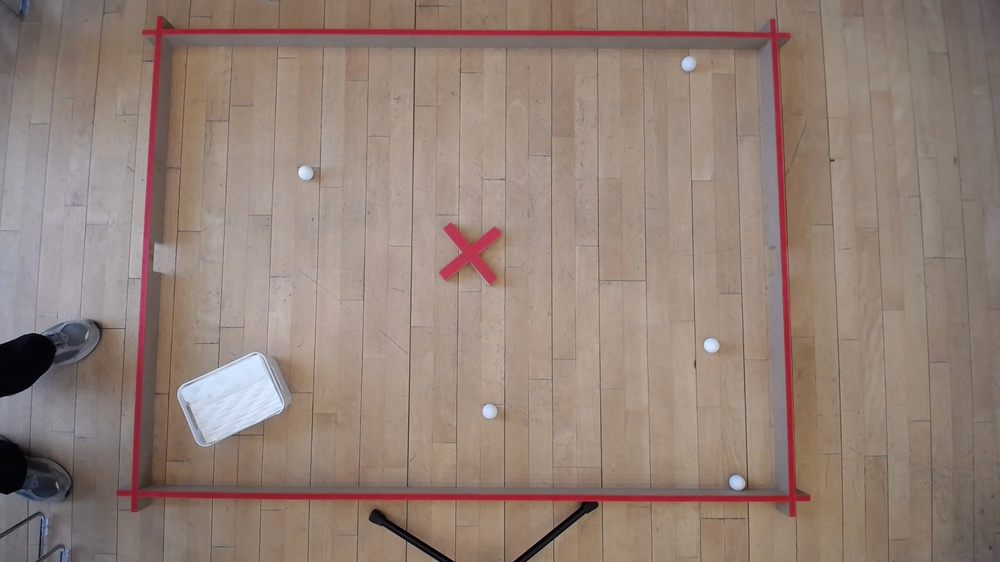
#> input picture DL_Photos/WIN_20230329_10_13_42_Pro (2).jpg, 1000 x 562 px, shrunk from 1920 x 1080 before the run, found by its file name
$ python RGBSCaleTest.py
#> lines starting #> are read from the running program, lines starting #| are printed output that depends on the picture; after the words box and inside, x2 and y2 are one past the last pixel; in counts of white or black regions, pixels touching at a corner belong together
### RemoveOutliers.py
import cv2
import numpy as np
from ImagePixelManipulateTest import printProgressBar

#   Rasmus Bo Thomsen  S211708                    Mathilde Shalimon Elia S215811


def replace_outliers_with_surrounding_color(img, threshold):
    # Convert image to LAB color space
    lab = cv2.cvtColor(img, cv2.COLOR_BGR2LAB)

    # Split the LAB channels
    l, a, b = cv2.split(lab)

    # Compute the median pixel value in each channel
    l_median = np.median(l)
    a_median = np.median(a)
    b_median = np.median(b)

    # Compute the absolute difference between each pixel value and the median
    l_diff = np.abs(l - l_median)
    a_diff = np.abs(a - a_median)
    b_diff = np.abs(b - b_median)

    # Create a mask where pixel values are greater than the threshold
    mask = np.logical_or(np.logical_or(l_diff > threshold, a_diff > threshold), b_diff > threshold)
    printProgressBar(0, img.shape[0], prefix='Progress:', suffix='Complete', length=50)

    # Replace outlier pixels with the median pixel value of the surrounding pixels
    for i in range(img.shape[0]):
        for j in range(img.shape[1]):
            if mask[i, j]:
                # Compute the median pixel value of the surrounding pixels
                l_median = np.median(l[max(i-1, 0):min(i+2, img.shape[0]), max(j-1, 0):min(j+2, img.shape[1])])
                a_median = np.median(a[max(i-1, 0):min(i+2, img.shape[0]), max(j-1, 0):min(j+2, img.shape[1])])
                b_median = np.median(b[max(i-1, 0):min(i+2, img.shape[0]), max(j-1, 0):min(j+2, img.shape[1])])

                # Replace the outlier pixel with the median pixel value of the surrounding pixels
                l[i, j] = l_median
                a[i, j] = a_median
                b[i, j] = b_median
        printProgressBar(i+1, img.shape[0], prefix='Progress:', suffix='Complete', length=50)

    # Merge the LAB channels
    lab = cv2.merge((l, a, b))

    # Convert the LAB image back to RGB color space
    return cv2.cvtColor(lab, cv2.COLOR_LAB2RGB)

### ImagePixelManipulateTest.py
from PIL import Image
import numpy
import cv2
import math

def printProgressBar (iteration, total, prefix = '', suffix = '', decimals = 1, length = 100, fill = '█', printEnd = "\r"):
    """
    Call in a loop to create terminal progress bar
    @params:
        iteration   - Required  : current iteration (Int)
        total       - Required  : total iterations (Int)
        prefix      - Optional  : prefix string (Str)
        suffix      - Optional  : suffix string (Str)
        decimals    - Optional  : positive number of decimals in percent complete (Int)
        length      - Optional  : character length of bar (Int)
        fill        - Optional  : bar fill character (Str)
        printEnd    - Optional  : end character (e.g. "\r", "\r\n") (Str)
    """
    percent = ("{0:." + str(decimals) + "f}").format(100 * (iteration / float(total)))
    filledLength = int(length * iteration // total)
    bar = fill * filledLength + '-' * (length - filledLength)
    print(f'\r{prefix} |{bar}| {percent}% {suffix}', end = printEnd)
    # Print New Line on Complete
    if iteration == total:
        print()


# [30 lines left out: function imagePixelManipulate, not called in this run]


# [31 lines of commented-out code are left out]

### RGBSCaleTest.py
import cv2
import numpy as np
from RemoveOutliers import replace_outliers_with_surrounding_color
from ImagePixelManipulateTest import imagePixelManipulate as PM
import matplotlib as plt

def imagePixelManipulate(img, threshold, shadow_threshold=50, shadow_boost_factor=30):
    image = img.copy()
    data = cv2.cvtColor(image, cv2.COLOR_BGR2LAB)

    # Boost pixel values if they are below a certain threshold (for shadows)
    mask = data[..., 0] < shadow_threshold
    data[mask, 0] += shadow_boost_factor
    data[mask, 1] = (data[mask, 1] + shadow_boost_factor*0.1).astype('uint8')
    data[mask, 2] =  (data[mask, 2] + shadow_boost_factor*0.1).astype('uint8')

    pixelValueMeans = np.round(np.median(data, axis=(0,1))).astype(np.uint8)

    diff = np.abs(data - pixelValueMeans)
    mask = np.sum(diff, axis=-1) <= threshold
    data[mask] = pixelValueMeans

    return cv2.cvtColor(data, cv2.COLOR_LAB2RGB)


def scaleImage(image):
    scale_percent = 100 # percent of original size
    width = int(image.shape[1] * scale_percent / 100)
    height = int(image.shape[0] * scale_percent / 100)
    dim = (width, height)

    # resize image
    resized = cv2.resize(image, dim, interpolation=cv2.INTER_AREA)
    new_img_size = (resized.shape[1] - (resized.shape[1] % 32), resized.shape[0] - (resized.shape[0] % 32))
    resized_img = cv2.resize(resized, new_img_size)
    lab = cv2.cvtColor(resized_img, cv2.COLOR_BGR2LAB)


    # Split the LAB channels
    l, a, b = cv2.split(lab)

    # Create a CLAHE object and apply it to the L channel
    clahe = cv2.createCLAHE(clipLimit=3.0, tileGridSize=(8,8))
    l_clahe = clahe.apply(l)

    # Merge the CLAHE-adjusted L channel with the original A and B channels
    lab_clahe = cv2.merge((l_clahe, a, b))

    # Convert the LAB image back to RGB color space
    rgb_clahe = cv2.cvtColor(lab_clahe, cv2.COLOR_LAB2BGR)
    return rgb_clahe

image = cv2.imread("DL_Photos\WIN_20230329_10_13_42_Pro (2).jpg")
#> image is the input picture: shape (562, 1000, 3); mean B, G, R 119.3, 129, 147.3
kernel = np.array([[0,-1,0], [-1,5,-1], [0,-1,0]])

# Apply the convolution operation
#image = cv2.filter2D(image, -3, kernel)

resized_img = scaleImage(image=image)
#> in scaleImage, `lab = cv2.cvtColor(resized_img, cv2.COLOR_BGR2LAB)`: lab: shape (544, 992, 3); mean of channels 0, 1, 2 141, 133.5, 136.1
#> in scaleImage, `l, a, b = cv2.split(lab)`:
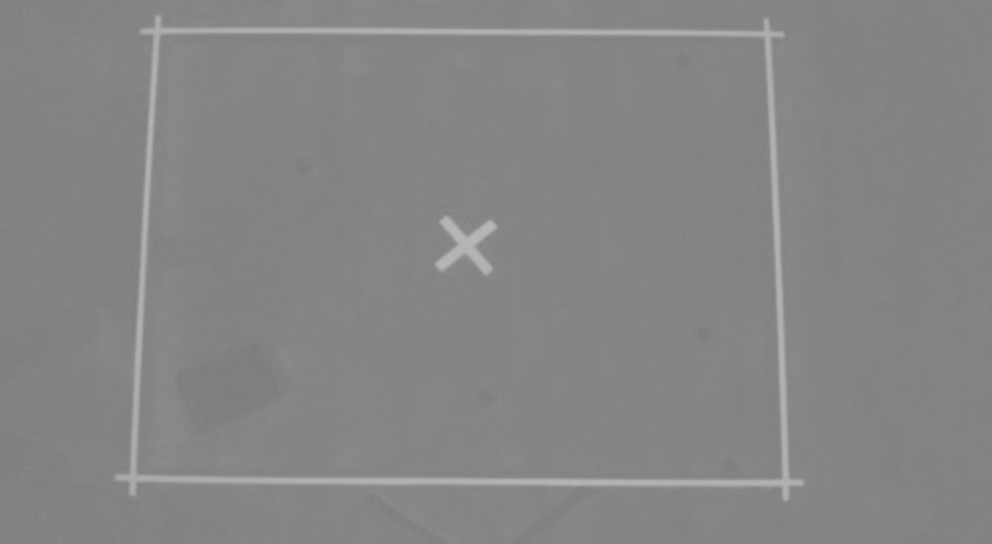
#> a: shape (544, 992); min 123, max 184, mean 133.5
#> in scaleImage, `lab_clahe = cv2.merge((l_clahe, a, b))`: lab_clahe: shape (544, 992, 3); mean of channels 0, 1, 2 144.3, 133.5, 136.1
#> in scaleImage, `rgb_clahe = cv2.cvtColor(lab_clahe, cv2.COLOR_LAB2BGR)`:
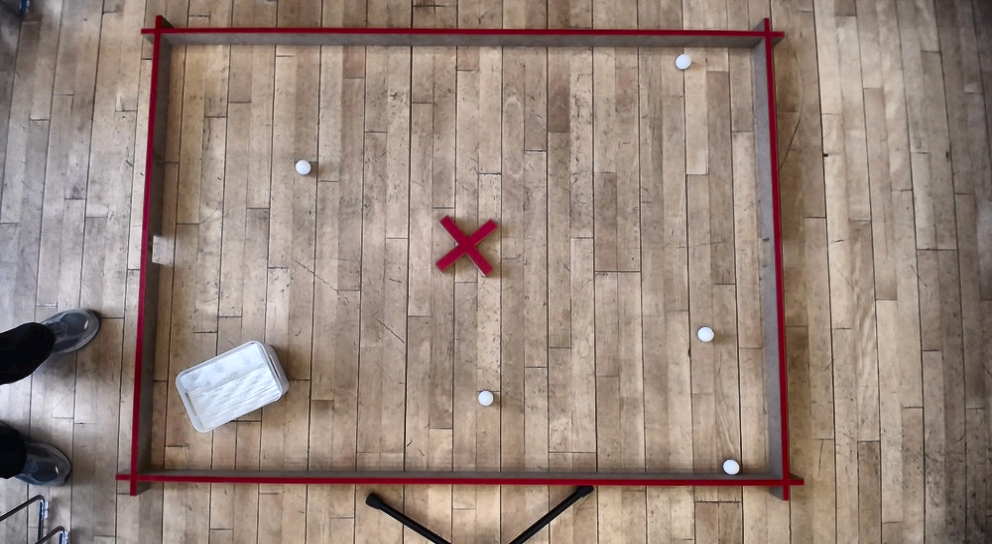
#> rgb_clahe: shape (544, 992, 3); mean B, G, R 123.2, 132.9, 151.1
resized_img = cv2.fastNlMeansDenoisingColored(resized_img,None,10,10,7,21)
resized_img =  cv2.filter2D(resized_img, -1, kernel)
#resized_img = imagePixelManipulate(resized_img, 100, shadow_threshold=100, shadow_boost_factor=0)
#resized_img = PM(resized_img, 100, shadow_threshold=150, shadow_boost_factor=0)
#resized_img = replace_outliers_with_surrounding_color(resized_img,100)
resized_img = replace_outliers_with_surrounding_color(resized_img,80)
#> in replace_outliers_with_surrounding_color, `lab = cv2.cvtColor(img, cv2.COLOR_BGR2LAB)`: lab: shape (544, 992, 3); mean of channels 0, 1, 2 144.4, 133.2, 136.2
#> in replace_outliers_with_surrounding_color, `l_median = np.median(l)`: l_median = 155
#> in replace_outliers_with_surrounding_color, `a_median = np.median(a)`: a_median = 132
#> in replace_outliers_with_surrounding_color, `b_median = np.median(b)`: b_median = 137
#> in replace_outliers_with_surrounding_color, `b_diff = np.abs(b - b_median)`:
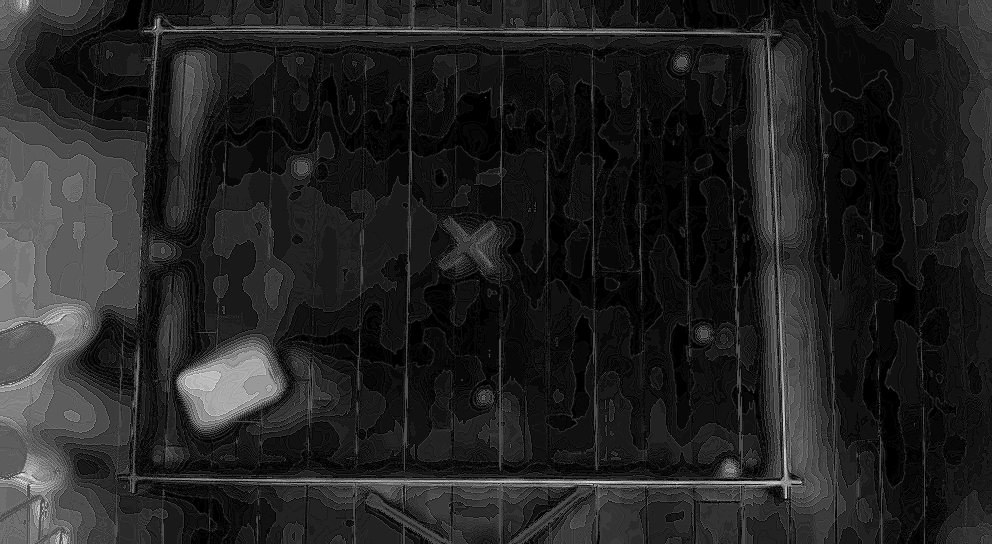
#> b_diff: shape (544, 992) float64; min 0, max 30, mean 4.1; drawn with min black and max white
#> in replace_outliers_with_surrounding_color, `mask = np.logical_or(np.logical_or(l_diff > threshold, a_diff > thresh..`:
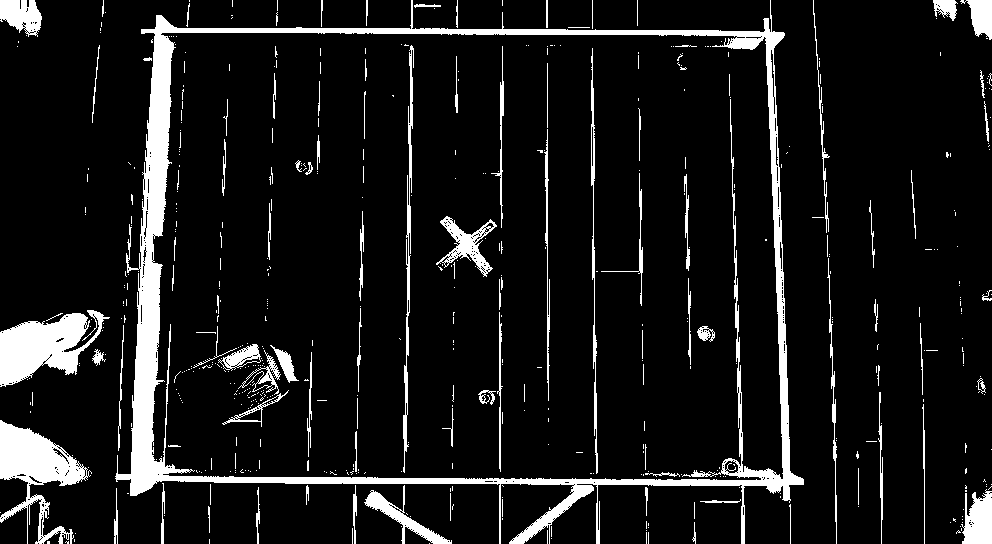
#> mask: shape (544, 992) bool; 9.8% white; 551 white regions (451 under 20 px), largest, box (x1, y1, x2, y2) and area: (115, 0, 804, 544) 24954, (0, 310, 110, 387) 4495, (0, 420, 92, 544) 4362
#> after the loop in replace_outliers_with_surrounding_color, `for i in range(img.shape[0]):`: a: shape (544, 992); min 118, max 204, mean 133.3
#> after the loop in replace_outliers_with_surrounding_color, `for i in range(img.shape[0]):`: b: shape (544, 992); min 107, max 163, mean 136.3
#> after the loop in replace_outliers_with_surrounding_color, `for i in range(img.shape[0]):`:
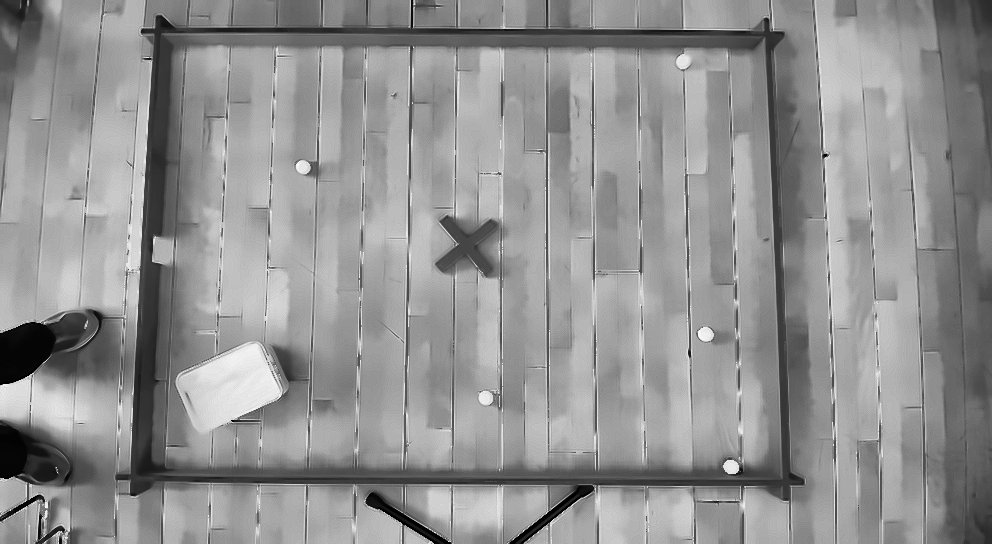
#> l: shape (544, 992); min 0, max 248, mean 145.3
#> in replace_outliers_with_surrounding_color, `lab = cv2.merge((l, a, b))`: lab: shape (544, 992, 3); mean of channels 0, 1, 2 145.3, 133.3, 136.3
#> in replace_outliers_with_surrounding_color, `return cv2.cvtColor(lab, cv2.COLOR_LAB2RGB)`:
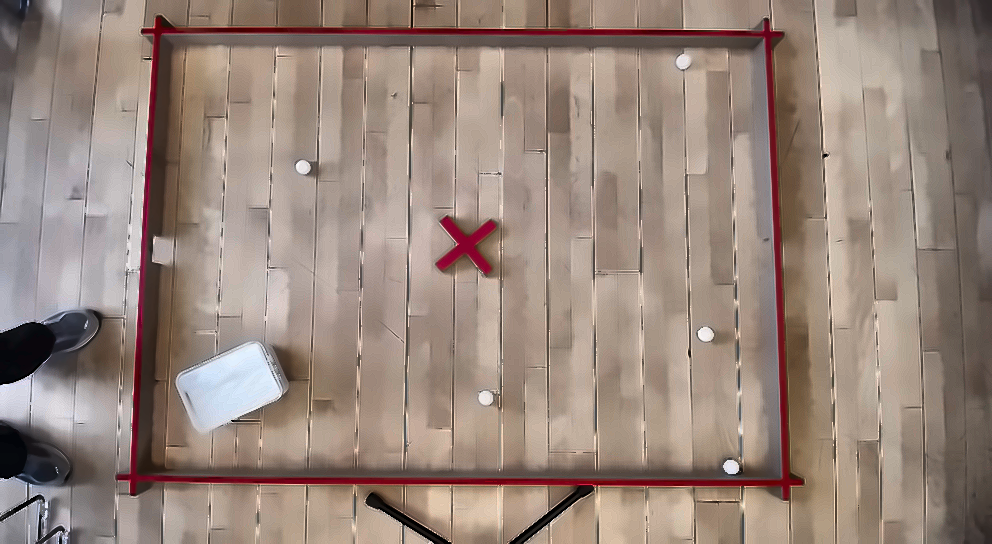
#> returned value: shape (544, 992, 3); mean R, G, B 152.1, 134, 123.9
newImage = resized_img

pixel_values = newImage.reshape((-1,3))
pixel_values = np.float32(pixel_values)

criteria = (cv2.TERM_CRITERIA_EPS + cv2.TERM_CRITERIA_MAX_ITER, 100, 0.2)
k = 6
_, labels, (centers) = cv2.kmeans(pixel_values, k, None, criteria, 10, cv2.KMEANS_RANDOM_CENTERS)
#> centers = [[67.24, 25.26, 30.39], [99.94, 83.68, 74.15], [215, 207.8, 206.7], [166.3, 148.4, 135.6], [140.6, 122.9, 110.2], [186.9, 171.3, 160.8]]

centers = np.uint8(centers)
#> centers = [[67, 25, 30], [99, 83, 74], [215, 207, 206], [166, 148, 135], [140, 122, 110], [186, 171, 160]]

# flatten the labels array
labels = labels.flatten()

segmented_image = centers[labels.flatten()]
segmented_image = segmented_image.reshape(newImage.shape)


masked_image = np.copy(segmented_image)
# convert to the shape of a vector of pixel values
masked_image = masked_image.reshape((-1, 3))
# color (i.e cluster) to disable

mask = [2,3,4,5]

# for x in range(k):
#     if(x not in mask):
#         masked_image[labels == x] = [0, 0, 0]


# convert back to original shape
masked_image = masked_image.reshape(resized_img.shape)

#masked_image = replace_outliers_with_surrounding_color(masked_image,100)

img = cv2.cvtColor(masked_image,cv2.COLOR_BGR2GRAY)
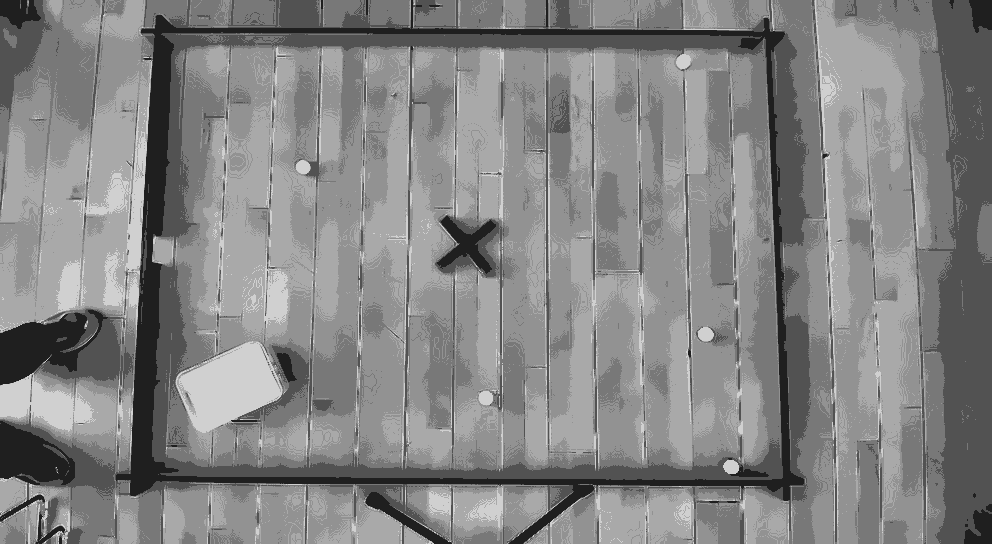
#> img: shape (544, 992); min 31, max 208, mean 132.3

img_blur = cv2.medianBlur(img, 5)

# Detect circles using HoughCircles function
circles = cv2.HoughCircles(img_blur, cv2.HOUGH_GRADIENT, 0.4, 20, param1=50, param2=30, minRadius=10, maxRadius=50)
#> circles = None

# Draw detected circles on the original image
if circles is not None:
    circles = np.round(circles[0, :]).astype("int")
    for (x, y, r) in circles:
        cv2.circle(masked_image, (x, y), r, (0, 0, 255), 2)


print(circles)

cv2.imshow('kmeansIM', resized_img)
# add wait key. window waits until user presses a key
cv2.waitKey(0)
# and finally destroy/close all open windows
cv2.destroyAllWindows()

$ run again, with DL_Photos/WIN_20230329_10_12_20_Pro.jpg copied over DL_Photos/WIN_20230329_10_13_42_Pro (2).jpg
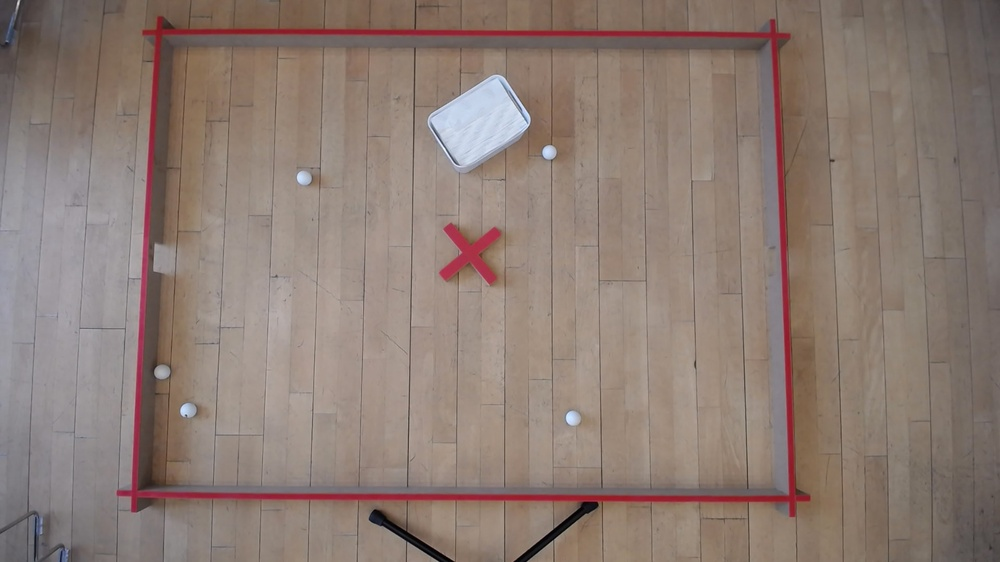
#> input picture DL_Photos/WIN_20230329_10_12_20_Pro.jpg, 1000 x 562 px, shrunk from 1920 x 1080 before the run, found by its file name
#> image is the input picture: shape (562, 1000, 3); mean B, G, R 115.7, 124.1, 140.8
#> lab_clahe: shape (544, 992, 3); mean of channels 0, 1, 2 142.3, 133.1, 135.2
#> l_median = 152
#> a_median = 132
#> b_median = 136
#> in replace_outliers_with_surrounding_color, `mask = np.logical_or(np.logical_or(l_diff > threshold, a_diff > thresh..`:
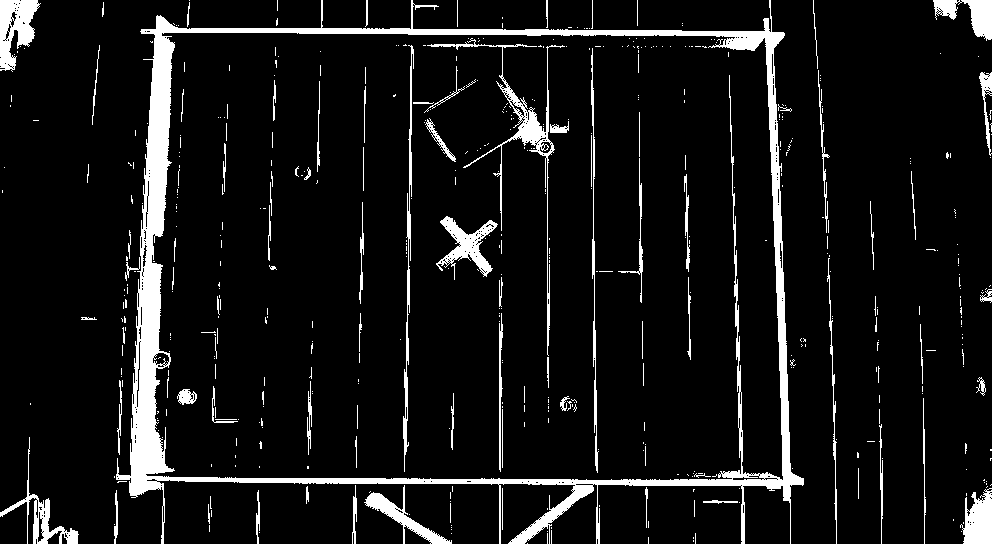
#> mask: shape (544, 992) bool; 8.5% white; 519 white regions (427 under 20 px), largest, box (x1, y1, x2, y2) and area: (116, 0, 804, 544) 24972, (427, 38, 565, 356) 2193, (0, 0, 41, 72) 1687
#> `_, labels, (centers) = cv2.kmeans(pixel_values, k, None, criteria, 10,..`: centers = [[160.3, 144.8, 134.5], [76.43, 27.54, 31.77], [211.6, 202.1, 198.4], [135.7, 119.5, 108.2], [96.2, 81.19, 72.36], [181.4, 168, 159.2]]
#> `centers = np.uint8(centers)`: centers = [[160, 144, 134], [76, 27, 31], [211, 202, 198], [135, 119, 108], [96, 81, 72], [181, 167, 159]]
#> `img = cv2.cvtColor(masked_image,cv2.COLOR_BGR2GRAY)`:
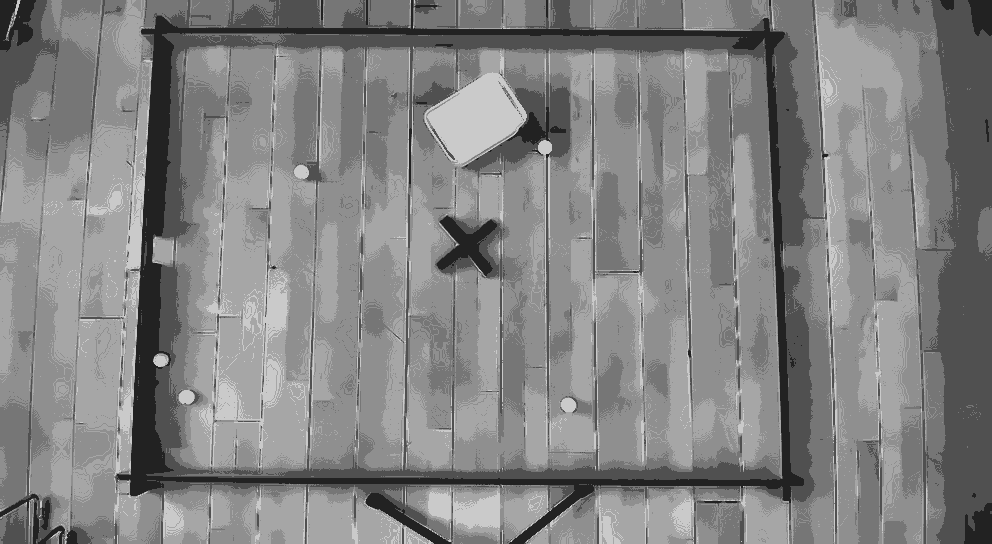
#> img: shape (544, 992); min 34, max 202, mean 131
#> circles = None
